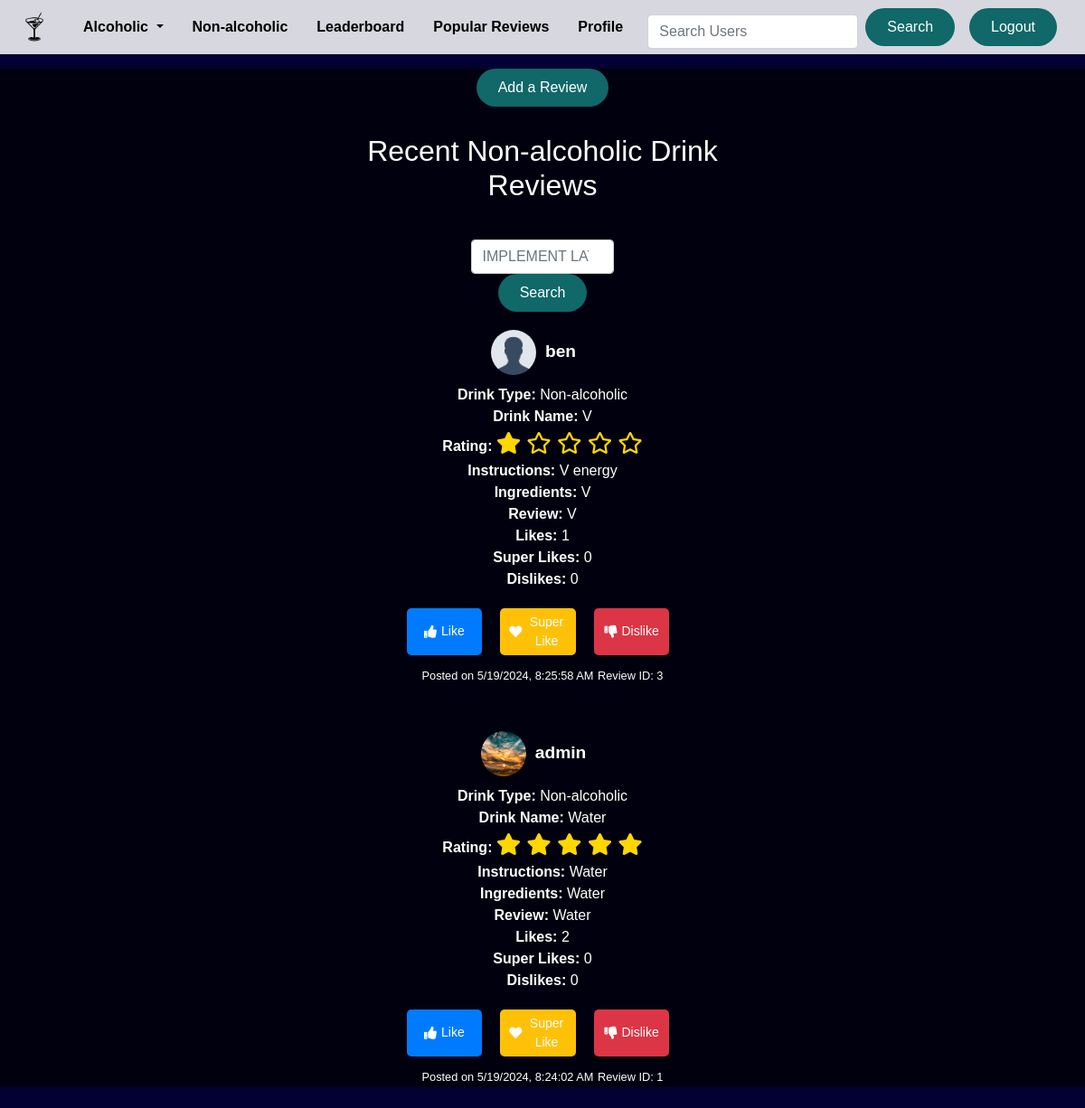
The page /non_alcoholic (signed in) on the database its author committed.
### app/models.py (models this page shows, shortened)
class Post(db.Model):
    id = db.Column(db.Integer, primary_key=True)
    content = db.Column(db.Text, nullable=False)
    user_id = db.Column(db.Integer, db.ForeignKey('user.id'), nullable=False)
    drink_type = db.Column(db.String(50), nullable=False)
    created_at = db.Column(db.DateTime, default=datetime.utcnow)
    likes = db.Column(db.Integer, default=0)
    super_likes = db.Column(db.Integer, default=0)
    dislikes = db.Column(db.Integer, default=0)

class User(UserMixin, db.Model):
    id = db.Column(db.Integer, primary_key=True)
    username = db.Column(db.String(80), unique=True, nullable=False)
    email = db.Column(db.String(120), unique=True, nullable=False)
    password_hash = db.Column(db.String(128), nullable=False)
    salt = db.Column(db.String(64), nullable=False)
    created_at = db.Column(db.DateTime, default=datetime.utcnow)
    avatar = db.Column(db.String(120), nullable=False, default='images/avatars/default_avatar.png')
    posts = db.relationship('Post', backref='author', lazy=True)
    @property
    def is_authenticated(self):
        return True

### app/routes.py (the view)
@routes.route('/non_alcoholic')
@login_required
def non_alcoholic():
    recent_reviews = Post.query.filter_by(drink_type='non_alcoholic').order_by(Post.created_at.desc()).all()
    for review in recent_reviews:
        review.user = User.query.get(review.user_id)
    return render_template('drink_review.html', drink_type='Non-alcoholic', reviews=recent_reviews)

### app/templates/drink_review.html (shortened to what this page needs)
{% extends "base.html" %}
{% block content %}
<div style="background-color: #000000b8; color:white;">
<div class="container">
    <div align ="center"class="row">
        <div class="col-md-12">
            <button id="toggle-review-form" class="button-nav">Add a Review</button>
        </div>
    </div>
    <div align="center">
        <div class="col-md-5">
            <h2 style="padding: 30px;">Recent {{ drink_type|replace('_', '-')|capitalize }} Drink Reviews</h2>
            <form id="search-form" class = "col-md-5"onsubmit="searchReviews(event)">
                <input class="form-control mr-sm-2" type="search" placeholder="IMPLEMENT LATER" aria-label="Search" id="search-input" required>
                <button class="button-nav" type="submit">Search</button>
            </form>
            <div id="drink-reviews">
                {% for review in reviews %}
                <div class="review">
                    <div class="review-body">
                        <div class="review-header">
                            <img src="{{ url_for('static', filename=review.user.avatar) }}" alt="{{ review.user.username }}'s avatar" class="avatar">
                            <strong>{{ review.user.username }}</strong>
                        </div>
                        <div class="review-content-container">
                            {% set content_parts = review.content.split(",") %}
                            {% if content_parts|length >= 5 %}
                                <p><strong>Drink Type:</strong> {{ review.drink_type|replace('_', '-')|capitalize }}</p>
                                <p><strong>Drink Name:</strong> {{ content_parts[0].split(":")[1].strip() if ":" in content_parts[0] else "N/A" }}</p>
                                <p><strong>Rating:</strong>
                                    <span class="star-rating">
                                        {% set rating = content_parts[1].split(":")[1].strip() | int if content_parts|length > 1 and ":" in content_parts[1] else 0 %}
                                        {% for i in range(1, 6) %}
                                            {% if i <= rating %}
                                                <i class="fas fa-star"></i>
                                            {% else %}
                                                <i class="far fa-star"></i>
                                            {% endif %}
                                        {% endfor %}
                                    </span>
                                </p>
                                <p><strong>Instructions:</strong> {{ content_parts[2].split(":")[1].strip() if ":" in content_parts[2] else "N/A" }}</p>
                                <p><strong>Ingredients:</strong> {{ content_parts[3].split(":")[1].strip() if ":" in content_parts[3] else "N/A" }}</p>
                                <p><strong>Review:</strong> {{ content_parts[4].split(":")[1].strip() if ":" in content_parts[4] else "N/A" }}</p>
                                <p><strong>Likes:</strong> <span id="like-count-{{ review.id }}">{{ review.likes }}</span></p>
                                <p><strong>Super Likes:</strong> <span id="super-like-count-{{ review.id }}">{{ review.super_likes }}</span></p>
                                <p><strong>Dislikes:</strong> <span id="dislike-count-{{ review.id }}">{{ review.dislikes }}</span></p>
                                {% if review.user_id != session['user_id'] %}
                                <div class="review-buttons">
                                    <button class="btn btn-like" onclick="likePost({{ review.id }}, 'like')">
                                        <i class="fas fa-thumbs-up"></i> Like
                                    </button>
                                    <button class="btn btn-super-like" onclick="likePost({{ review.id }}, 'super_like')">
                                        <i class="fas fa-heart"></i> Super Like
                                    </button>
                                    <button class="btn btn-dislike" onclick="likePost({{ review.id }}, 'dislike')">
                                        <i class="fas fa-thumbs-down"></i> Dislike
                                    </button>
                                </div>
                                {% endif %}
                            {% else %}
                                <p>Error: Review content is improperly formatted.</p>
                            {% endif %}
                        </div>
                    </div>
                    <small class="post-time" data-time="{{ review.created_at.isoformat() }}">Posted on {{ review.created_at.strftime('%Y-%m-%d %H:%M:%S') }}</small>
                    <small>Review ID: {{ review.id }}</small>
                </div>
                {% endfor %}
            </div>
        </div>
    </div>
</div>
</div>
{% endblock %}

### app/static/css/Project.css (style rules this page uses)
html, body { width: 100%; height: 100%; margin: 0; padding: 0; overflow-x: hidden; font-family: Arial, sans-serif; }
p { margin: 0; }
.button-nav { color: rgb(255, 255, 255); background-color: #106868; border: none; border-radius: 9999px; padding: 9px 24px }
.row { width: 100%; height: 100%; display: flex; flex-grow: 1; margin: 0; }
input, .btn { width: 80%; margin-top: 10px; padding: 8px; box-sizing: border-box; }
.review { padding-top: 20px; margin-bottom: 30px; }
.review-body { display: flex; flex-direction: column; align-items: center; margin-bottom: 10px; flex-wrap: wrap; }
.review-header { display: flex; align-items: center; margin-right: 20px; margin-bottom: 10px; }
.review-header .avatar { width: 50px !important; height: 50px !important; object-fit: cover !important; border-radius: 50% !important; margin-right: 10px !important; }
.review-header strong { font-size: 1.2em; word-wrap: break-word; }
.review-content-container { max-width: 100%; word-wrap: break-word; white-space: normal; display: inline-block; overflow-wrap: break-word; }
.star-rating { font-size: 1.5em; color: #ccc; cursor: pointer; }
.btn-like, .btn-super-like, .btn-dislike { display: inline-flex; align-items: center; justify-content: center; padding: 5px 10px; font-size: 14px; border: none; border-radius: 5px; color: #fff; cursor: pointer; margin-right: 10px; }
.btn-like { background-color: #007bff; }
.btn-super-like { background-color: #ffc107; }
.btn-dislike { background-color: #dc3545; }
.btn-like i, .btn-super-like i, .btn-dislike i { margin-right: 5px; }
.review-buttons { display: flex; gap: 10px; margin-top: 10px; }

### app/static/css/homepage.css (style rules this page uses)
body { font-family: 'Arial', sans-serif; background-color: #030033; }
.star-rating { display: inline-block; }
.star-rating .fa-star { color: #FFD700; }
.container { max-width: 100%; margin: 0 auto; padding: 0 20px; }

### rows shown on the page
Post: avatar (placeholder picture), user.username "ben", drink_type "Non-alcoholic", content_parts "V", content_parts "V energy", likes "1", super_likes "0", dislikes "0", id "3"
Post: avatar (picture), user.username "admin", drink_type "Non-alcoholic", content_parts "Water", likes "2", super_likes "0", dislikes "0", id "1"

### other values the page prints
{{ drink_type|replace('_', '-')|capitalize }} "Non-alcoholic"
